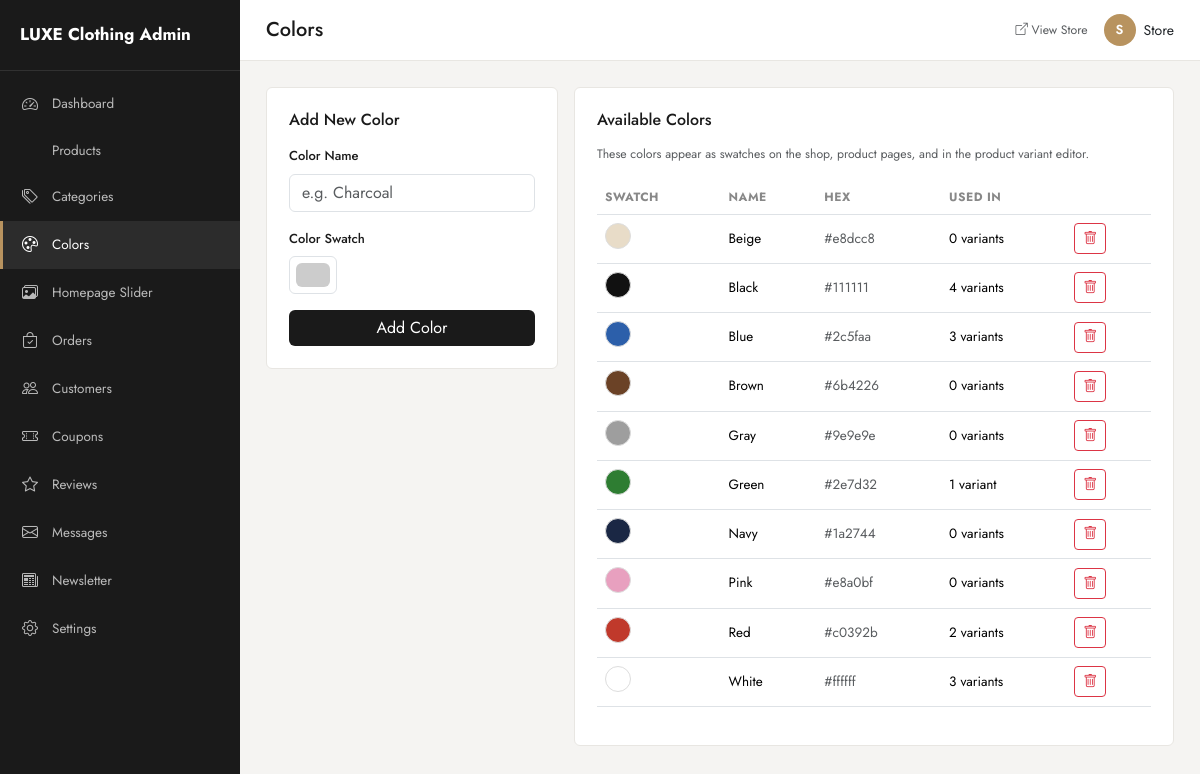
Screenshot of /admin/colors/index.php (signed in) with the database file from the repository.
### tables this page shows
CREATE TABLE users (
    id INT AUTO_INCREMENT PRIMARY KEY,
    first_name VARCHAR(100) NOT NULL,
    last_name VARCHAR(100) NOT NULL,
    email VARCHAR(150) NOT NULL UNIQUE,
    password VARCHAR(255) NOT NULL,
    phone VARCHAR(30) DEFAULT NULL,
    address VARCHAR(255) DEFAULT NULL,
    city VARCHAR(100) DEFAULT NULL,
    role ENUM('customer','admin') NOT NULL DEFAULT 'customer',
    status ENUM('active','inactive') NOT NULL DEFAULT 'active',
    created_at DATETIME NOT NULL DEFAULT CURRENT_TIMESTAMP,
    INDEX idx_users_email (email),
    INDEX idx_users_role (role)
);

CREATE TABLE colors (
    id INT AUTO_INCREMENT PRIMARY KEY,
    name VARCHAR(50) NOT NULL UNIQUE,
    hex_code VARCHAR(7) NOT NULL DEFAULT '#cccccc',
    created_at DATETIME NOT NULL DEFAULT CURRENT_TIMESTAMP
);

### includes/functions.php (called while the page is built, shortened)
<?php
require_once __DIR__ . '/../config/database.php';
function e(?string $value): string
{
    return htmlspecialchars($value ?? '', ENT_QUOTES, 'UTF-8');
}
function isLoggedIn(): bool
{
    return !empty($_SESSION['user_id']);
}
function currentUserId(): ?int
{
    return $_SESSION['user_id'] ?? null;
}
function currentUser(): ?array
{
    $stmt = getDB()->prepare('SELECT * FROM users WHERE id = ? LIMIT 1');
    $stmt->execute([currentUserId()]);
    $user = $stmt->fetch() ?: false;
    return $user ?: null;
}

### config/database.php (called while the page is built, shortened)
<?php
function getDB(): PDO
{
    static $pdo = null;
    if ($pdo === null) {
        $dsn = 'mysql:host=' . DB_HOST . ';dbname=' . DB_NAME . ';charset=' . DB_CHARSET;
        $options = [
            PDO::ATTR_ERRMODE            => PDO::ERRMODE_EXCEPTION,
            PDO::ATTR_DEFAULT_FETCH_MODE => PDO::FETCH_ASSOC,
            PDO::ATTR_EMULATE_PREPARES   => false,
        ];
        try {
            $pdo = new PDO($dsn, DB_USER, DB_PASS, $options);
        } catch (PDOException $e) {
            error_log('DB Connection Error: ' . $e->getMessage());
            http_response_code(500);
            die('A database error occurred. Please try again later.');
        }
    }
    return $pdo;
}

### admin/colors/index.php (the view, shortened to what this page needs)
<?php
$pdo = getDB();
$colors = $pdo->query(
    "SELECT c.*, (SELECT COUNT(*) FROM product_variants pv WHERE pv.color = c.name) AS usage_count
     FROM colors c ORDER BY c.name"
)->fetchAll();
$pageHeading = 'Colors';
require_once __DIR__ . '/../includes/header.php';
?>
<div class="row g-3">
  <div class="col-lg-4">
    <div class="admin-card">
      <h6 class="mb-3">Add New Color</h6>
      <form method="POST">
        <div class="mb-3">
          <label class="form-label">Color Name</label>
          <input type="text" name="name" class="form-control" placeholder="e.g. Charcoal" required value="<?= e($_POST['name'] ?? '') ?>">
        </div>
        <div class="mb-3">
          <label class="form-label">Color Swatch</label>
          <input type="color" name="hex_code" class="form-control form-control-color" value="<?= e($_POST['hex_code'] ?? '#cccccc') ?>" title="Choose color">
        </div>
        <button class="btn btn-primary-admin w-100">Add Color</button>
      </form>
    </div>
  </div>
  <div class="col-lg-8">
    <div class="admin-card">
      <h6 class="mb-3">Available Colors</h6>
      <p class="text-muted small">These colors appear as swatches on the shop, product pages, and in the product variant editor.</p>
      <div class="table-responsive">
        <table class="table table-admin">
          <thead><tr><th>Swatch</th><th>Name</th><th>Hex</th><th>Used In</th><th></th></tr></thead>
          <tbody>
          <?php foreach ($colors as $c): ?>
            <tr>
              <td><span style="display:inline-block;width:26px;height:26px;border-radius:50%;background:<?= e($c['hex_code']) ?>;border:1px solid #ddd;"></span></td>
              <td><?= e($c['name']) ?></td>
              <td class="text-muted"><?= e($c['hex_code']) ?></td>
              <td><?= (int)$c['usage_count'] ?> variant<?= $c['usage_count']==1?'':'s' ?></td>
              <td><a href="?delete=<?= $c['id'] ?>" class="btn btn-sm btn-outline-danger confirm-delete" data-confirm-msg="Delete this color?"><i class="bi bi-trash"></i></a></td>
            </tr>
          <?php endforeach; ?>
          </tbody>
        </table>
      </div>
    </div>
  </div>
</div>
<?php require_once __DIR__ . '/../includes/footer.php'; ?>

### admin/includes/header.php (shortened to what this page needs)
<?php
$adminUser = currentUser();
?>
<!DOCTYPE html>
<html lang="en">
<head>
<link href="https://cdn.jsdelivr.net/npm/bootstrap@5.3.3/dist/css/bootstrap.min.css" rel="stylesheet">
<link href="https://cdn.jsdelivr.net/npm/bootstrap-icons@1.11.3/font/bootstrap-icons.css" rel="stylesheet">
<link rel="stylesheet" href="<?= BASE_URL ?>/admin/assets/css/admin.css">
</head>
<body>
<div id="toast-container" class="toast-container position-fixed top-0 end-0 p-3" style="z-index:1080"></div>
<div class="admin-wrapper">
  <?php include __DIR__ . '/sidebar.php'; ?>
  <div class="admin-main">
    <div class="admin-topbar d-flex justify-content-between align-items-center">
      <h5 class="mb-0 d-none d-lg-block"><?= e($pageHeading ?? 'Dashboard') ?></h5>
      <div class="d-flex align-items-center gap-3">
        <a href="<?= BASE_URL ?>/index.php" target="_blank" class="small text-muted"><i class="bi bi-box-arrow-up-right"></i> View Store</a>
        <div class="dropdown">
          <a href="#" class="d-flex align-items-center gap-2 text-dark" data-bs-toggle="dropdown">
            <div class="admin-avatar"><?= e(strtoupper(substr($adminUser['first_name'],0,1))) ?></div>
            <span class="d-none d-md-inline"><?= e($adminUser['first_name']) ?></span>
          </a>
        </div>
      </div>
    </div>
    <div class="admin-content">

### admin/assets/css/admin.css (style rules this page uses)
:root { --admin-ink: #1a1a1a; --admin-accent: #b8935f; --admin-bg: #f5f4f2; --admin-line: #e8e6e2; }
* { box-sizing: border-box; }
body { font-family: 'Jost', sans-serif; background: var(--admin-bg); color: var(--admin-ink); font-size: 14px; }
a { text-decoration: none; }
.admin-wrapper { display: flex; min-height: 100vh; }
.admin-main { margin-left: 240px; flex-grow: 1; min-width: 0; width: 100%; }
.admin-topbar { background: #fff; padding: 14px 26px; border-bottom: 1px solid var(--admin-line); position: sticky; top: 0; z-index: 900; }
.admin-content { padding: 26px; }
.admin-avatar { width: 32px; height: 32px; border-radius: 50%; background: var(--admin-accent); color: #fff; display: flex; align-items: center; justify-content: center; font-weight: 600; font-size: 13px; }
.admin-card { background: #fff; border-radius: 6px; border: 1px solid var(--admin-line); padding: 22px; }
.table-admin th { font-size: 12px; text-transform: uppercase; letter-spacing: .5px; color: #888; border-top: none; }
.table-admin td { vertical-align: middle; font-size: 13.5px; }
.form-label { font-size: 13px; font-weight: 500; }
.btn-primary-admin { background: var(--admin-ink); color: #fff; border: none; }

### rows the page displays
users: first_name "S", first_name "Store"
colors: name "Beige", hex_code "#e8dcc8", usage_count "0"
colors: name "Black", hex_code "#111111", usage_count "4"
colors: name "Blue", hex_code "#2c5faa", usage_count "3"
colors: name "Brown", hex_code "#6b4226", usage_count "0"
colors: name "Gray", hex_code "#9e9e9e", usage_count "0"
colors: name "Green", hex_code "#2e7d32", usage_count "1"
colors: name "Navy", hex_code "#1a2744", usage_count "0"
colors: name "Pink", hex_code "#e8a0bf", usage_count "0"
colors: name "Red", hex_code "#c0392b", usage_count "2"
colors: name "White", hex_code "#ffffff", usage_count "3"

### other values shown
setting('store_name', 'LUXE') "LUXE Clothing"
$pageHeading "Colors"
